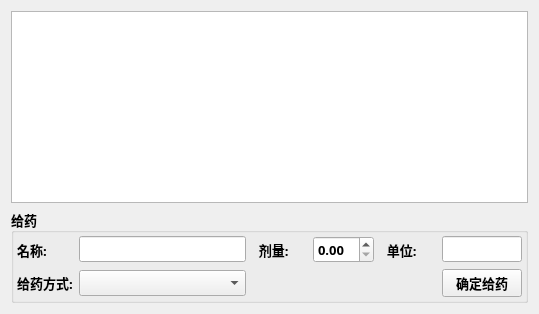
           <widget class="QWidget" name="tab_3">
            <attribute name="title">
             <string>药物</string>
            </attribute>
            <layout class="QVBoxLayout" name="verticalLayout_2" stretch="3,0">
             <item>
              <widget class="QTableView" name="m_tblvYW"/>
             </item>
             <item>
              <widget class="QGroupBox" name="gridGroupBox">
               <property name="font">
                <font>
                 <family>微软雅黑</family>
                 <pointsize>10</pointsize>
                 <weight>75</weight>
                 <bold>true</bold>
                </font>
               </property>
               <property name="title">
                <string>给药</string>
               </property>
               <layout class="QGridLayout" name="gridLayout" columnstretch="1,3,1,1,1,1">
                <property name="leftMargin">
                 <number>3</number>
                </property>
                <property name="topMargin">
                 <number>3</number>
                </property>
                <property name="rightMargin">
                 <number>3</number>
                </property>
                <property name="bottomMargin">
                 <number>3</number>
                </property>
                <item row="0" column="0">
                 <widget class="QLabel" name="label">
                  <property name="text">
                   <string>名称:</string>
                  </property>
                 </widget>
                </item>
                <item row="0" column="4">
                 <widget class="QLabel" name="label_11">
                  <property name="text">
                   <string>  单位:</string>
                  </property>
                 </widget>
                </item>
                <item row="0" column="5">
                 <widget class="QLineEdit" name="m_lineGYDW"/>
                </item>
                <item row="0" column="3">
                 <widget class="QDoubleSpinBox" name="m_dspbGYJL"/>
                </item>
                <item row="0" column="2">
                 <widget class="QLabel" name="label_10">
                  <property name="text">
                   <string>  剂量:</string>
                  </property>
                 </widget>
                </item>
                <item row="0" column="1">
                 <widget class="QLineEdit" name="m_lineGYMC"/>
                </item>
                <item row="1" column="1">
                 <widget class="QComboBox" name="m_cmbGYFS"/>
                </item>
                <item row="1" column="5">
                 <widget class="QPushButton" name="m_btnQDGY">
                  <property name="text">
                   <string>确定给药</string>
                  </property>
                 </widget>
                </item>
                <item row="1" column="0">
                 <widget class="QLabel" name="label_12">
                  <property name="text">
                   <string>给药方式:</string>
                  </property>
                 </widget>
                </item>
               </layout>
              </widget>
             </item>
            </layout>
           </widget>
